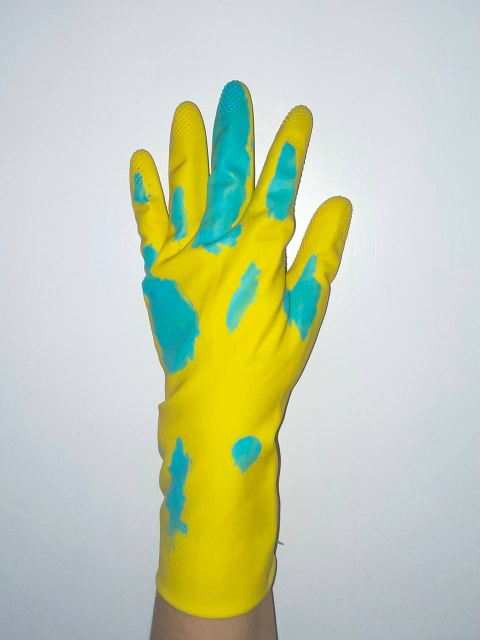
#> input picture gloves/paint.jpeg, 959 x 1280 px (shown at 1/2 size)
$ python -i rubber_stain.py   (imports and definitions only)
#> lines starting #> are read from the running program, lines starting #| are printed output that depends on the picture; after the words box and inside, x2 and y2 are one past the last pixel; in counts of white or black regions, pixels touching at a corner belong together
import numpy as np
import cv2

def rubber_stain():
    image = cv2.imread('gloves/paint.jpeg')
#> image is the input picture: shape (1280, 959, 3); mean B, G, R 175.8, 204.4, 195.6

    # resizing the image
    width = int(image.shape[1] * 50 / 100)
#> width = 479
    height = int(image.shape[0] * 50 / 100)
#> height = 640
    img = cv2.resize(image, (width, height))
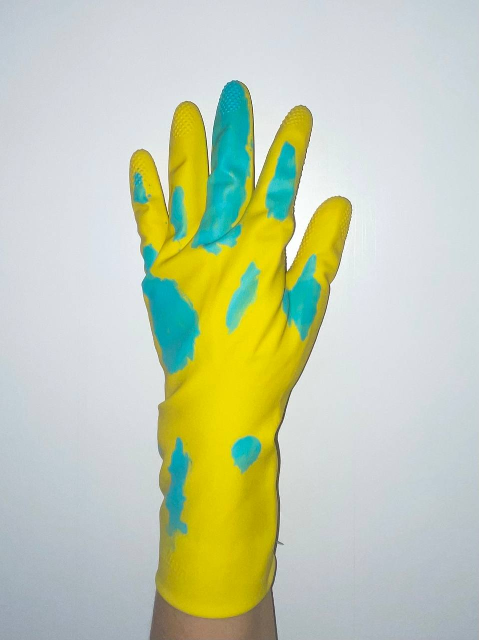
#> img: shape (640, 479, 3); mean B, G, R 175.8, 204.4, 195.6

    # convert to hsv
    hsv = cv2.cvtColor(img, cv2.COLOR_BGR2HSV)
#> hsv: shape (640, 479, 3); mean H, S, V 87, 64, 211.4

    # upper bounds and lower bounds of latex
    r_lower = np.array([0, 0, 0])
    r_upper = np.array([255, 120, 255])

    # extraction
    rubber_extract = cv2.inRange(hsv, r_lower, r_upper)
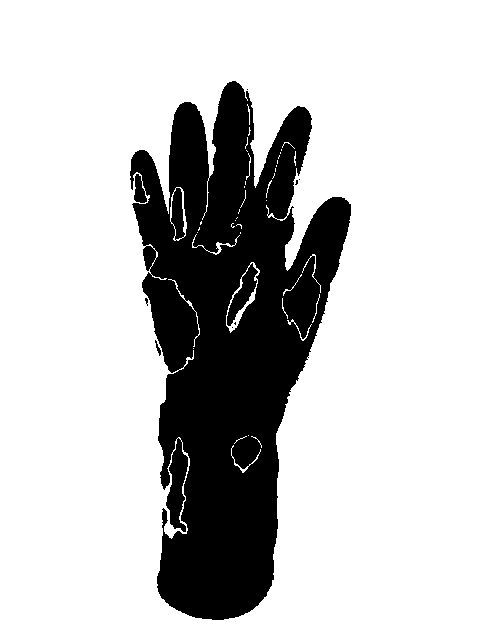
#> rubber_extract: shape (640, 479); 77.8% white; 8 black regions (6 under 20 px), largest, box (x1, y1, x2, y2) and area: (130, 81, 351, 620) 68138, (155, 340, 161, 356) 36
    rubber_extract = cv2.bitwise_not(rubber_extract, rubber_extract)
    rubber_extract = cv2.erode(rubber_extract, None, iterations=1)
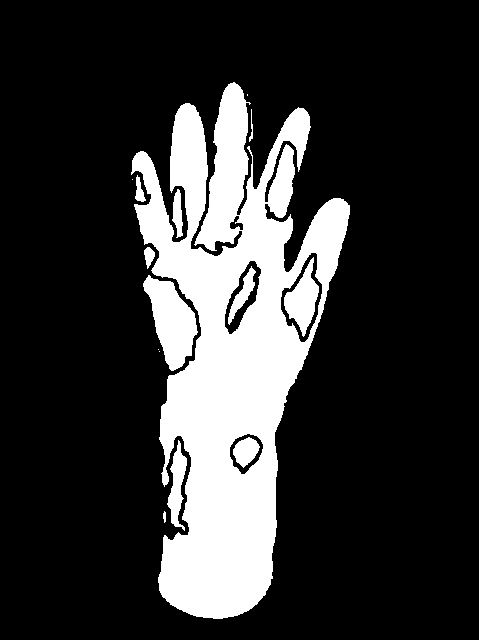
#> rubber_extract: shape (640, 479); 20.3% white; 15 white regions (4 under 20 px), largest, box (x1, y1, x2, y2) and area: (131, 82, 350, 619) 55261, (143, 275, 198, 371) 2893, (284, 257, 319, 337) 1347
    rubber_extract = cv2.dilate(rubber_extract, None, iterations=1)
#> rubber_extract: shape (640, 479); 22.2% white; 5 white regions (3 under 20 px)

    contours, _ = cv2.findContours(rubber_extract, cv2.RETR_TREE, cv2.CHAIN_APPROX_SIMPLE)
#> contours = 171 contours, 140 with area under 20; largest, box (x1, y1, x2, y2) and area: (130, 81, 351, 620) 68292, (225, 261, 261, 334) 514, (175, 186, 188, 238) 174, (209, 241, 236, 256) 118, (183, 338, 196, 368) 86

    min_area = 0
    aspect_ratio_threshold = 0.0
    filtered_contours = []
    for contour in contours:
        area = cv2.contourArea(contour)
        if area > min_area:
            perimeter = cv2.arcLength(contour, True)
            approx = cv2.approxPolyDP(contour, 0.03 * perimeter, True)
            x, y, w, h = cv2.boundingRect(approx)
            aspect_ratio = float(w)/h
            if aspect_ratio > aspect_ratio_threshold:
                filtered_contours.append(contour)
#> this loop made 171 passes
#> (area, perimeter, approx, x, y, w, h, aspect_ratio) on passes 46, 49, 69: (32, 35.31, [[317, 300], [317, 313], [315, 316], [315, 303]], 315, 300, 3, 17, 0.176), (28, 30.49, [[282, 297], [284, 307], [283, 311], [281, 308]], 281, 297, 4, 15, 0.267), (47.5, 48.38, [[151, 275], [172, 279], [160, 280]], 151, 275, 22, 6, 3.67)
#> (area, perimeter, x, y, w, h, aspect_ratio) on passes 1, 5, 7, 9, 23, 32: (46, 31.66, 162, 510, 5, 14, 0.357), (68292, 2575.8, 130, 81, 221, 539, 0.41), (64.5, 53.36, 233, 459, 16, 15, 1.07), (28.5, 30.04, 250, 453, 10, 12, 0.833), (31, 32.14, 172, 438, 6, 15, 0.4), (86.5, 73.21, 184, 338, 11, 30, 0.367)

    mask_filtered = np.zeros_like(rubber_extract)
    cv2.drawContours(mask_filtered, filtered_contours, -1, 255, thickness=cv2.FILLED)
    res = cv2.bitwise_and(img, img, mask=mask_filtered) # just glove, no background
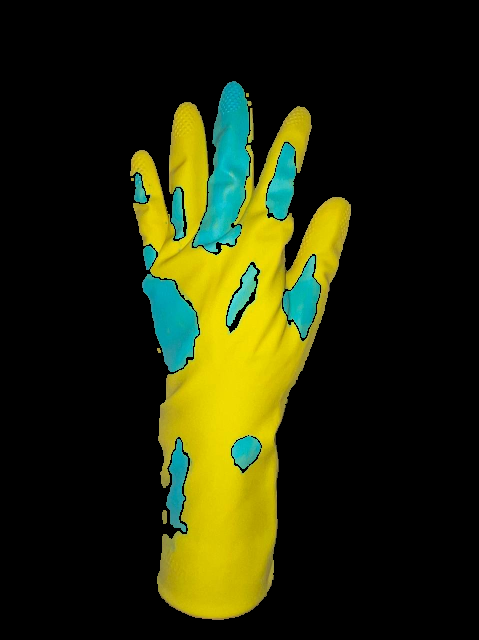
#> res: shape (640, 479, 3); mean B, G, R 10.2, 41.1, 36.8

    # stain finding
    hsv2 = cv2.cvtColor(res, cv2.COLOR_BGR2HSV)
#> hsv2: shape (640, 479, 3); mean H, S, V 9.1, 52, 44.2
    stain_l = np.array([80, 50, 50])
    stain_u = np.array([140, 255, 255])
    stain_mask = cv2.inRange(hsv2, stain_l, stain_u)
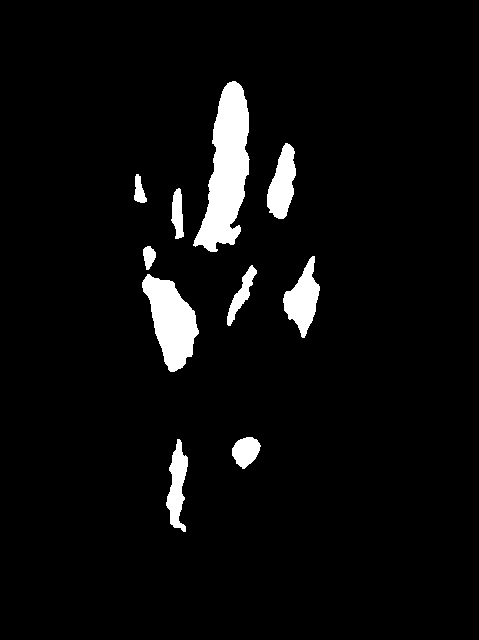
#> stain_mask: shape (640, 479); 4.8% white; 10 white regions, largest, box (x1, y1, x2, y2) and area: (193, 81, 250, 252) 5399, (142, 274, 199, 372) 3158, (283, 256, 320, 338) 1549
    stain_contours, _ = cv2.findContours(stain_mask, cv2.RETR_EXTERNAL, cv2.CHAIN_APPROX_SIMPLE)

    # detecting the stain
    min_stain_area = 10
    max_aspect_ratio = 2.0
    stain_image = img.copy()
    for contour in stain_contours:
        area = cv2.contourArea(contour)
        if area > min_stain_area:
            x,y,w,h, = cv2.boundingRect(contour)
            aspect_ratio = float(w)/h
            if aspect_ratio < max_aspect_ratio:
                # cv2.drawContours(stain_image, [contour], -1, (0, 0, 255), 2)
                cv2.rectangle(stain_image, (x,y), (x+w,y+h), (0,0,255), 2)
                cv2.putText(stain_image, 'Stain', (x,y-5), cv2.FONT_HERSHEY_TRIPLEX, 0.5, (0,0,255), 1, cv2.LINE_AA)
#> this loop made 10 passes
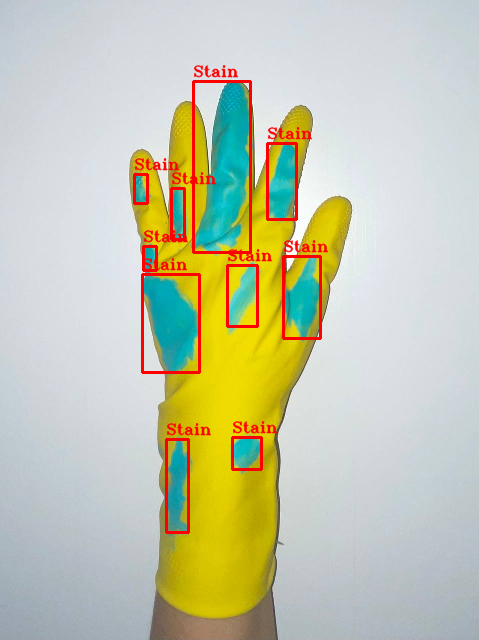
#> stain_image: shape (640, 479, 3); 3.21% of pixels changed, all inside (x1, y1, x2, y2) = (133, 64, 329, 534)


    # [4 lines of commented-out code are left out]
    cv2.imshow('Stain Detection', stain_image)
    cv2.waitKey(0)
    cv2.destroyAllWindows()

>>> result = rubber_stain()
